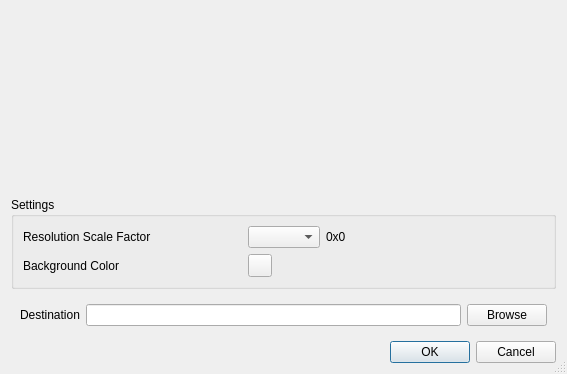
<?xml version="1.0" encoding="UTF-8"?>
<ui version="4.0">
 <class>ExportDialog</class>
 <widget class="QDialog" name="ExportDialog">
  <property name="windowModality">
   <enum>Qt::ApplicationModal</enum>
  </property>
  <property name="geometry">
   <rect>
    <x>0</x>
    <y>0</y>
    <width>567</width>
    <height>374</height>
   </rect>
  </property>
  <property name="windowTitle">
   <string>Dialog</string>
  </property>
  <property name="sizeGripEnabled">
   <bool>true</bool>
  </property>
  <property name="modal">
   <bool>true</bool>
  </property>
  <layout class="QVBoxLayout" name="verticalLayout">
   <item>
    <widget class="QLabel" name="pixmapDisplayLabel">
     <property name="sizePolicy">
      <sizepolicy hsizetype="Expanding" vsizetype="Expanding">
       <horstretch>0</horstretch>
       <verstretch>0</verstretch>
      </sizepolicy>
     </property>
     <property name="minimumSize">
      <size>
       <width>128</width>
       <height>128</height>
      </size>
     </property>
     <property name="text">
      <string/>
     </property>
     <property name="alignment">
      <set>Qt::AlignCenter</set>
     </property>
    </widget>
   </item>
   <item>
    <widget class="QGroupBox" name="groupBox">
     <property name="sizePolicy">
      <sizepolicy hsizetype="Preferred" vsizetype="Fixed">
       <horstretch>0</horstretch>
       <verstretch>0</verstretch>
      </sizepolicy>
     </property>
     <property name="title">
      <string>Settings</string>
     </property>
     <layout class="QGridLayout" name="gridLayout">
      <item row="3" column="1">
       <widget class="QLabel" name="resolutionScaleLabel">
        <property name="text">
         <string>Resolution Scale Factor</string>
        </property>
       </widget>
      </item>
      <item row="4" column="2">
       <widget class="QToolButton" name="backgroundColorToolButton">
        <property name="text">
         <string/>
        </property>
       </widget>
      </item>
      <item row="3" column="2">
       <widget class="QComboBox" name="resolutionScaleComboBox">
        <property name="sizePolicy">
         <sizepolicy hsizetype="Fixed" vsizetype="Fixed">
          <horstretch>0</horstretch>
          <verstretch>0</verstretch>
         </sizepolicy>
        </property>
       </widget>
      </item>
      <item row="3" column="3">
       <widget class="QLabel" name="resolutionLabel">
        <property name="text">
         <string>0x0</string>
        </property>
       </widget>
      </item>
      <item row="4" column="1">
       <widget class="QLabel" name="label">
        <property name="text">
         <string>Background Color</string>
        </property>
       </widget>
      </item>
     </layout>
    </widget>
   </item>
   <item>
    <widget class="QWidget" name="widget" native="true">
     <layout class="QHBoxLayout" name="horizontalLayout">
      <item>
       <widget class="QLabel" name="destinationLabel">
        <property name="text">
         <string>Destination</string>
        </property>
       </widget>
      </item>
      <item>
       <widget class="QLineEdit" name="destinationLineEdit"/>
      </item>
      <item>
       <widget class="QPushButton" name="destinationBrowseButton">
        <property name="sizePolicy">
         <sizepolicy hsizetype="Fixed" vsizetype="Fixed">
          <horstretch>0</horstretch>
          <verstretch>0</verstretch>
         </sizepolicy>
        </property>
        <property name="text">
         <string>Browse</string>
        </property>
       </widget>
      </item>
     </layout>
    </widget>
   </item>
   <item>
    <widget class="QDialogButtonBox" name="buttonBox">
     <property name="orientation">
      <enum>Qt::Horizontal</enum>
     </property>
     <property name="standardButtons">
      <set>QDialogButtonBox::Cancel|QDialogButtonBox::Ok</set>
     </property>
    </widget>
   </item>
  </layout>
 </widget>
 <resources/>
 <connections>
  <connection>
   <sender>buttonBox</sender>
   <signal>accepted()</signal>
   <receiver>ExportDialog</receiver>
   <slot>accept()</slot>
   <hints>
    <hint type="sourcelabel">
     <x>248</x>
     <y>254</y>
    </hint>
    <hint type="destinationlabel">
     <x>157</x>
     <y>274</y>
    </hint>
   </hints>
  </connection>
  <connection>
   <sender>buttonBox</sender>
   <signal>rejected()</signal>
   <receiver>ExportDialog</receiver>
   <slot>reject()</slot>
   <hints>
    <hint type="sourcelabel">
     <x>316</x>
     <y>260</y>
    </hint>
    <hint type="destinationlabel">
     <x>286</x>
     <y>274</y>
    </hint>
   </hints>
  </connection>
 </connections>
</ui>
